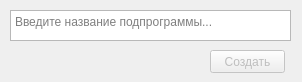
<?xml version="1.0" encoding="UTF-8"?>
<ui version="4.0">
 <class>Dialog</class>
 <widget class="QDialog" name="Dialog">
  <property name="geometry">
   <rect>
    <x>0</x>
    <y>0</y>
    <width>302</width>
    <height>82</height>
   </rect>
  </property>
  <property name="font">
   <font>
    <family>Arial</family>
   </font>
  </property>
  <property name="windowTitle">
   <string>Dialog</string>
  </property>
  <property name="windowIcon">
   <iconset>
    <normaloff>../../Desktop/EPS/plus.png</normaloff>../../Desktop/EPS/plus.png</iconset>
  </property>
  <widget class="QTextEdit" name="textEdit">
   <property name="geometry">
    <rect>
     <x>10</x>
     <y>10</y>
     <width>281</width>
     <height>31</height>
    </rect>
   </property>
   <property name="placeholderText">
    <string>Введите название подпрограммы...</string>
   </property>
  </widget>
  <widget class="QPushButton" name="pushButton">
   <property name="enabled">
    <bool>false</bool>
   </property>
   <property name="geometry">
    <rect>
     <x>210</x>
     <y>50</y>
     <width>75</width>
     <height>23</height>
    </rect>
   </property>
   <property name="text">
    <string>Создать</string>
   </property>
  </widget>
 </widget>
 <resources/>
 <connections/>
</ui>
